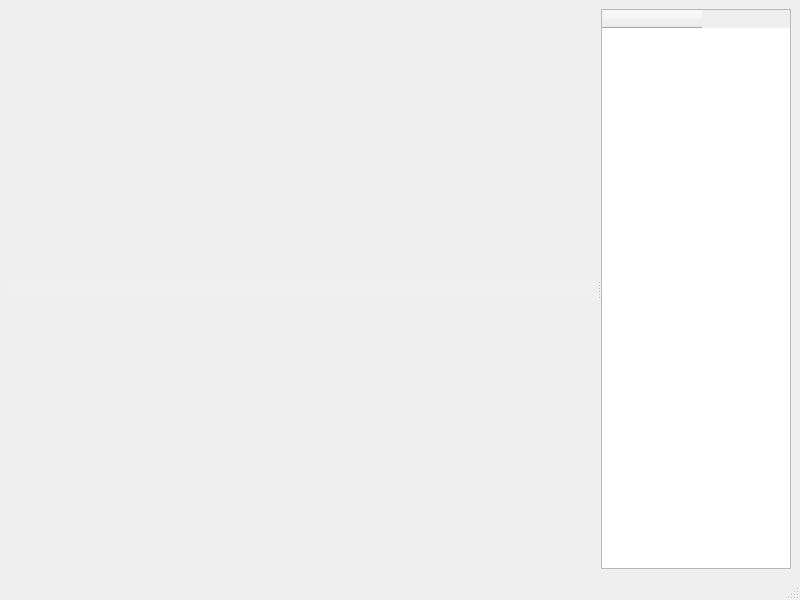
<?xml version="1.0" encoding="UTF-8"?>
<ui version="4.0">
 <class>MainWindow</class>
 <widget class="QMainWindow" name="MainWindow">
  <property name="geometry">
   <rect>
    <x>0</x>
    <y>0</y>
    <width>800</width>
    <height>600</height>
   </rect>
  </property>
  <property name="windowTitle">
   <string>MainWindow</string>
  </property>
  <widget class="QWidget" name="centralwidget">
   <layout class="QGridLayout" name="gridLayout_3">
    <item row="0" column="0">
     <widget class="QSplitter" name="splitter">
      <property name="orientation">
       <enum>Qt::Orientation::Horizontal</enum>
      </property>
      <widget class="QWidget" name="widget" native="true">
       <property name="sizePolicy">
        <sizepolicy hsizetype="Expanding" vsizetype="Preferred">
         <horstretch>15</horstretch>
         <verstretch>0</verstretch>
        </sizepolicy>
       </property>
       <layout class="QGridLayout" name="gridLayout">
        <item row="1" column="0">
         <layout class="QGridLayout" name="layout"/>
        </item>
        <item row="0" column="0">
         <widget class="QLineEdit" name="lineEdit_name">
          <property name="styleSheet">
           <string notr="true">background-color: rgb(240, 240, 240);
border:none;</string>
          </property>
          <property name="alignment">
           <set>Qt::AlignmentFlag::AlignCenter</set>
          </property>
          <property name="dragEnabled">
           <bool>true</bool>
          </property>
          <property name="readOnly">
           <bool>true</bool>
          </property>
         </widget>
        </item>
       </layout>
      </widget>
      <widget class="QWidget" name="widget_2" native="true">
       <property name="sizePolicy">
        <sizepolicy hsizetype="Preferred" vsizetype="Preferred">
         <horstretch>2</horstretch>
         <verstretch>0</verstretch>
        </sizepolicy>
       </property>
       <layout class="QGridLayout" name="gridLayout_2">
        <item row="2" column="0">
         <widget class="QTableWidget" name="table">
          <column>
           <property name="text">
            <string/>
           </property>
          </column>
         </widget>
        </item>
       </layout>
      </widget>
     </widget>
    </item>
   </layout>
  </widget>
  <widget class="QMenuBar" name="menubar">
   <property name="geometry">
    <rect>
     <x>0</x>
     <y>0</y>
     <width>800</width>
     <height>21</height>
    </rect>
   </property>
  </widget>
  <widget class="QStatusBar" name="statusbar"/>
 </widget>
 <resources/>
 <connections/>
</ui>
